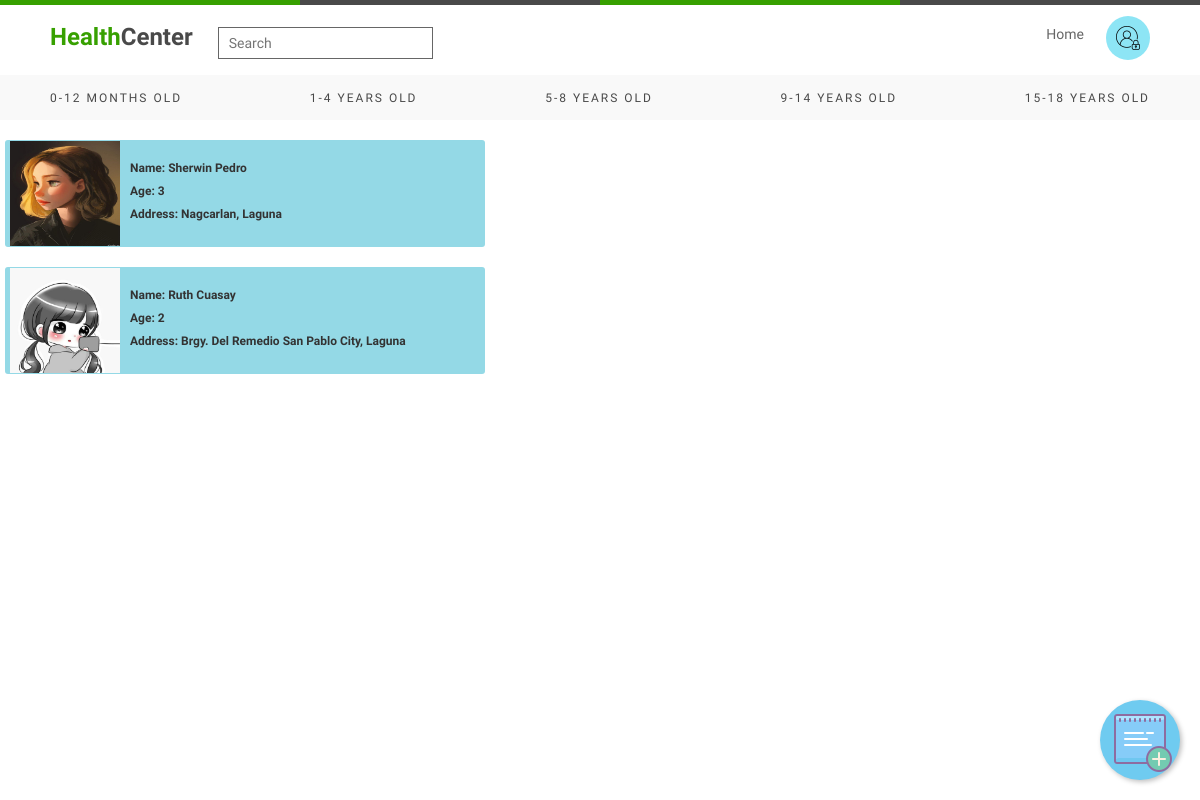
Page /php/1-4.php on the committed database.
### tables this page shows
CREATE TABLE IF NOT EXISTS `info` (
  `id` int(11) NOT NULL AUTO_INCREMENT,
  `pic` blob NOT NULL,
  `fname` text NOT NULL,
  `lname` text NOT NULL,
  `age` int(11) NOT NULL,
  `bday` text NOT NULL,
  `gender` text NOT NULL COMMENT 'address',
  `address` text NOT NULL,
  `height` int(11) NOT NULL,
  `weight` int(11) NOT NULL,
  `shot` text NOT NULL,
  `vit` text NOT NULL,
  `meds` text NOT NULL,
  `medhis` text NOT NULL,
  `pfname` text NOT NULL,
  `plname` text NOT NULL,
  `civstatus` text NOT NULL,
  `relate_child` text NOT NULL,
  `guardian_add` text NOT NULL,
  `contact` int(11) NOT NULL,
  PRIMARY KEY (`id`),
  UNIQUE KEY `id` (`id`)
);

### php/1-4.php (the view, shortened to what this page needs)
<?php
$connect = mysqli_connect("localhost", "root", "", "hcenter");
$query =  "SELECT * from info WHERE NOT bday> now() - INTERVAL 12 month and (age BETWEEN 1 and 4)";
$result = mysqli_query($connect, $query);
?>
<!DOCTYPE html>
<html lang="en">
<head>
    <link rel="stylesheet" href="../css/modal.css">
    <link rel="stylesheet" href="../css/hompage.css">
    <link rel="stylesheet" href="https://maxcdn.bootstrapcdn.com/bootstrap/3.3.6/css/bootstrap.min.css" />
</head>
<div class="wrapper">
    <div class="multi_color_border"></div>
    <div class="top_nav">
        <div class="left">
            <div class="logo">
                <p><span>Health</span>Center</p>
            </div>
            <div class="search_bar">
                <input type="text" placeholder="Search">
            </div>
        </div>
        <div class="right">
            <ul>
                <li><a href="home.php">Home</a></li>
                <div class="login">
                    <button class="dropbtn"><img src="../images/admin.png"></button>
                </div>
            </ul>
        </div>
    </div>
    <div class="bottom_nav">
        <ul>
            <li><a href="0-12.php">0-12 Months Old</a></li>
            <li><a href="1-4.php">1-4 Years Old</a></li>
            <li><a href="5-8.php">5-8 Years Old</a></li>
            <li><a href="9-14.php">9-14 Years Old</a></li>
            <li><a href="15-18.php">15-18 Years Old</a></li>
        </ul>
    </div>
    <a href="form.php" class="material-icon floating-btn"><img src="../images/add.png"></a>
</div>
<?php
while ($row = mysqli_fetch_array($result)) {
?>
    <br>
    <div class="design clearfix  btn-xs view_data" id="<?php echo $row["id"]; ?>">
        <?php echo "<img src='../images/" . $row["pic"] . "' alt='Image' height=105 width=110>"; ?>
        <br> <label>Name: <?php echo $row["fname"]; ?> <?php echo $row["lname"]; ?> </label>
        <label>Age: <?php echo $row["age"]; ?></label>
        <label>Address: <?php echo $row["address"]; ?></label>
    </div>
<?php
}
?>
</html>

### css/modal.css (style rules this page uses)
:root { --modal-duration: 1s; --modal-color: #63abeb; }
p { margin-top: 5px; }

### css/hompage.css (style rules this page uses)
* { margin: 0; padding: 0; -webkit-box-sizing: border-box; box-sizing: border-box; list-style: none; text-decoration: none; font-family: "Josefin Sans", sans-serif; }
.wrapper .multi_color_border { width: 100%; height: 5px; background: linear-gradient(to right, #37a000 0% , #37a000 25%, #494949 25%, #494949 50%, #37a000 50%, #37a000 75%, #494949 75%, #494949 100%); }
.wrapper .top_nav { margin-top: 5px; width: 100%; height: 65px; background: #fff; padding: 0 50px; display: flex; justify-content: space-between; align-items: center; }
.wrapper .top_nav .left { display: flex; align-items: center; }
.wrapper .top_nav .left .logo p { font-size: 24px; font-weight: bold; color: #494949; font-family: "Mountains of Christmas", cursive; margin-right: 25px; }
.wrapper .top_nav .left .logo p span { color: #37a000; font-family: "Mountains of Christmas", cursive; }
.wrapper .top_nav .left .search_bar input[type="text"] { border: 1px solid #666666; padding: 5px 10px; outline: none; transition: all 0.5s linear; }
.wrapper .top_nav .right ul { display: flex; }
.wrapper .top_nav .right ul li { margin: 0 12px; }
.wrapper .top_nav .right ul li a { display: block; padding: 8px 10px; color: #666666; }
.wrapper .bottom_nav { width: 100%; background: #f9f9f9; height: 45px; padding: 0 50px; }
.wrapper .bottom_nav ul { width: 100%; height: 45px; display: flex; justify-content: space-between; align-items: center; }
.wrapper .bottom_nav ul li a { color: #494949; letter-spacing: 2px; text-transform: uppercase; font-size: 12px; }
.floating-btn { width: 80px; height: 80px; background: rgb(111, 203, 240); display: flex; text-decoration: none; align-items: center; justify-content: center; border-radius: 50%; color: #fff; font-size: 40px; box-shadow: 2px 2px 5px rgba(0, 0, 0, 0.25); position: fixed; right: 20px; bottom: 20px; transition: background 0.25s; border: none; cursor: pointer; }
.dropbtn { background-color: #8de5f5; padding: 10px; font-size: 16px; border-radius: 50%; border: none; }
.login { position: relative; display: inline-block; }
.design { background-color: #94d9e6; padding: 3em; margin-left: 5px; border-radius: 3ems; width: 40%; height: 10%; cursor: pointer; }
.design img { float: left; margin-right: 10px; }
.design label, address { margin-bottom: 5px; display: block; }
.clearfix { content: ""; display: table; clear: both; }

### rows in the picture
info: pic (picture), fname "Sherwin", lname "Pedro", age "3", address "Nagcarlan, Laguna"
info: pic (picture), fname "Ruth", lname "Cuasay", age "2", address "Brgy. Del Remedio San Pablo City, Laguna"
